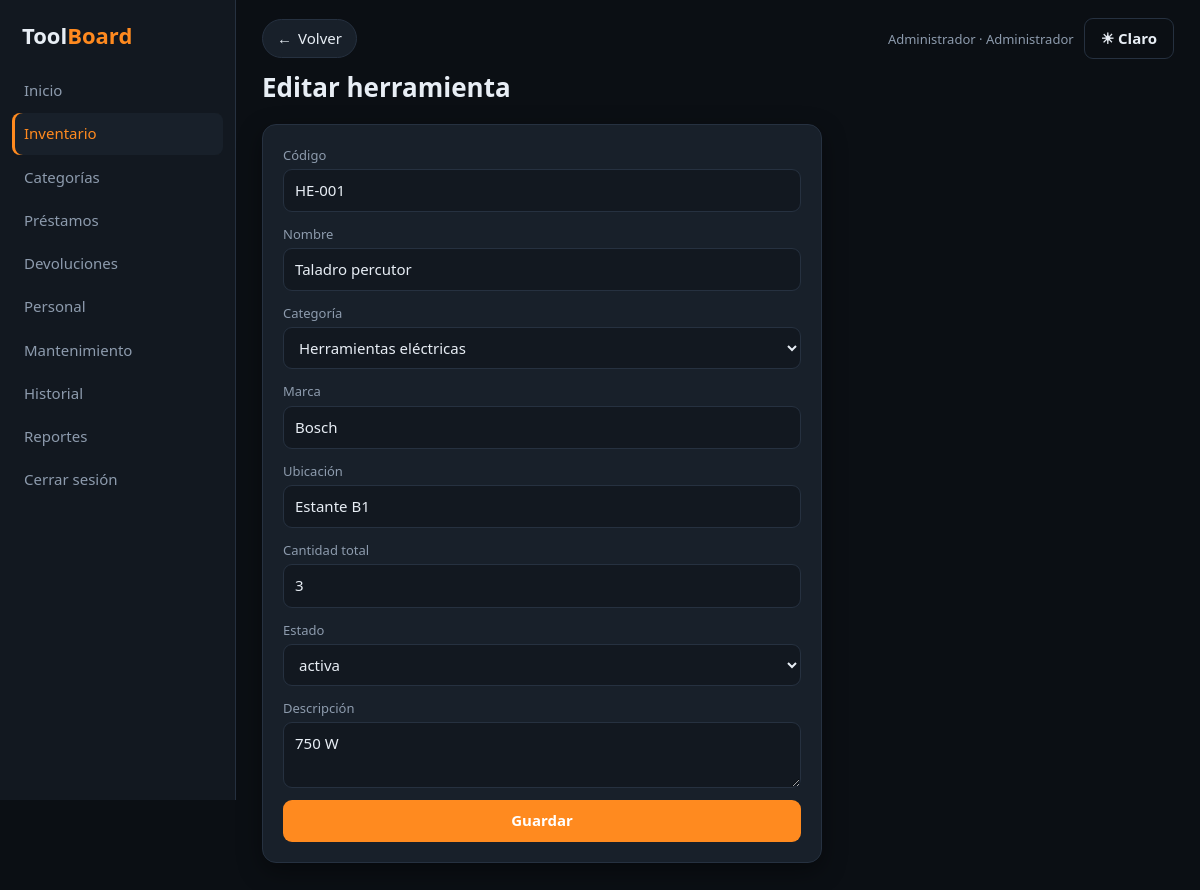
The app's page /agregar_herramienta.php?id=3 (signed in) with its own data.
### tables this page shows
CREATE TABLE herramientas(id INT AUTO_INCREMENT PRIMARY KEY, codigo VARCHAR(30) NOT NULL UNIQUE, nombre VARCHAR(100) NOT NULL, categoria_id INT NULL, marca VARCHAR(60), descripcion TEXT, ubicacion VARCHAR(60),
 cantidad_total INT NOT NULL DEFAULT 0, cantidad_disponible INT NOT NULL DEFAULT 0, estado ENUM('activa','mantenimiento','fuera_servicio','baja') NOT NULL DEFAULT 'activa',
 CONSTRAINT ck_stock CHECK (cantidad_disponible>=0 AND cantidad_disponible<=cantidad_total), INDEX(estado), INDEX(nombre),
 CONSTRAINT fk_h_cat FOREIGN KEY(categoria_id) REFERENCES categorias(id));

CREATE TABLE categorias(id INT AUTO_INCREMENT PRIMARY KEY, nombre VARCHAR(60) NOT NULL UNIQUE, activo TINYINT(1) NOT NULL DEFAULT 1);

### database.php (called while the page is built, shortened)
<?php
function db(): PDO {
    static $p = null;
    if (!$p) {
        $p = new PDO('mysql:host=' . DB_HOST . ';dbname=' . DB_NAME . ';charset=utf8mb4', DB_USER, DB_PASS, [
            PDO::ATTR_ERRMODE => PDO::ERRMODE_EXCEPTION,
            PDO::ATTR_DEFAULT_FETCH_MODE => PDO::FETCH_ASSOC,
            PDO::ATTR_EMULATE_PREPARES => false,
        ]);
    }
    return $p;
}

### functions.php (called while the page is built, shortened)
<?php
require_once __DIR__ . '/database.php';
function e($s) { return htmlspecialchars((string)$s, ENT_QUOTES, 'UTF-8'); }
function q($sql, $p = []) { $s = db()->prepare($sql); $s->execute($p); return $s; }

### agregar_herramienta.php (the view, shortened to what this page needs)
<?php
$id = (int)($_GET['id'] ?? 0);
$h = $id ? q('SELECT * FROM herramientas WHERE id=?', [$id])->fetch() : null;
$v = fn($k) => e($_POST[$k] ?? ($h[$k] ?? ''));
$title = $h ? 'Editar herramienta' : 'Nueva herramienta'; require_once __DIR__ . '/header.php';
$cats = q('SELECT id,nombre FROM categorias WHERE activo=1 ORDER BY nombre')->fetchAll();
?>
<form class="f" method="post"><?= csrf_field() ?>
<label>Código <input name="codigo" required value="<?= $v('codigo') ?>"></label>
<label>Nombre <input name="nombre" required value="<?= $v('nombre') ?>"></label>
<label>Categoría <select name="categoria_id"><option value="">—</option><?php foreach ($cats as $k): ?><option value="<?= $k['id'] ?>" <?= ($_POST['categoria_id'] ?? $h['categoria_id'] ?? '') == $k['id'] ? 'selected' : '' ?>><?= e($k['nombre']) ?></option><?php endforeach; ?></select></label>
<label>Marca <input name="marca" value="<?= $v('marca') ?>"></label>
<label>Ubicación <input name="ubicacion" value="<?= $v('ubicacion') ?>"></label>
<label>Cantidad total <input type="number" min="0" name="cantidad_total" required value="<?= $v('cantidad_total') ?>"></label>
<label>Estado <select name="estado"><?php foreach (['activa', 'mantenimiento', 'fuera_servicio'] as $x): ?><option <?= ($_POST['estado'] ?? $h['estado'] ?? 'activa') === $x ? 'selected' : '' ?>><?= $x ?></option><?php endforeach; ?></select></label>
<label>Descripción <textarea name="descripcion"><?= $v('descripcion') ?></textarea></label>
<button class="btn">Guardar</button></form>
<?php require_once __DIR__ . '/footer.php'; ?>

### style.css (style rules this page uses)
:root,[data-theme=dark] { --bg:#0b0f14;--bg2:#121820;--card:#18202a;--bd:#263140;--tx:#e8eef5;--mut:#8d9bad;--ac:#ff8a1f;--ac2:#3b82f6;--ok:#34d399;--warn:#fbbf24;--bad:#f87171;--sh:0 8px 24px #0006 }
* { box-sizing:border-box }
html { scroll-behavior:smooth }
body { margin:0;font:15px/1.55 system-ui,"Segoe UI",Roboto,sans-serif;background:var(--bg);color:var(--tx);overflow-x:hidden;transition:background .25s,color .25s }
.app { display:flex;min-height:100vh }
input,select,textarea { padding:9px 11px;border:1px solid var(--bd);border-radius:9px;background:var(--bg2);color:var(--tx);font:inherit;max-width:100%;transition:border-color .15s,box-shadow .15s }
.btn { background:var(--ac);color:#fff;border:1px solid transparent;padding:8px 16px;border-radius:9px;cursor:pointer;text-decoration:none;display:inline-block;font:inherit;font-weight:600;transition:transform .15s,filter .15s,box-shadow .15s }
form.f { background:var(--card);border:1px solid var(--bd);padding:20px;border-radius:14px;display:grid;gap:12px;max-width:560px;box-shadow:var(--sh) }
form.f label { display:grid;gap:4px;color:var(--mut);font-size:13px }
form.f input,form.f select,form.f textarea { color:var(--tx);font-size:15px }
main>*,.acard,.hero>* { animation:up .4s both }

### records on screen
herramientas: codigo "HE-001", nombre "Taladro percutor", categoria_id "Herramientas eléctricas", marca "Bosch", ubicacion "Estante B1", cantidad_total "3", estado "activa", descripcion "750 W"

### other values on screen
$n "Inicio"
$n "Inventario"
$n "Categorías"
$n "Préstamos"
$n "Devoluciones"
$n "Personal"
$n "Mantenimiento"
$n "Historial"
$n "Reportes"
$n "Cerrar sesión"
$_SESSION['nombre'] "Administrador"
$title "Editar herramienta"
